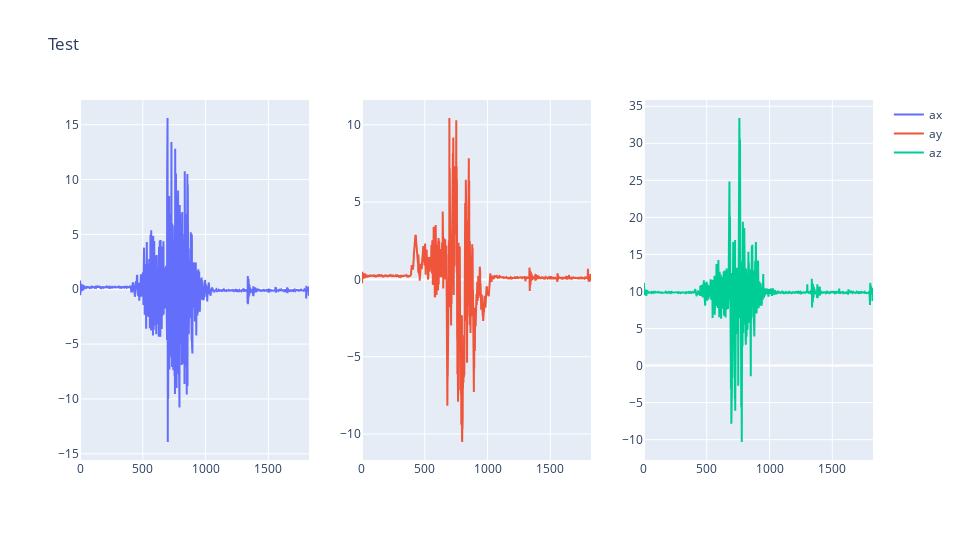

Notebook code for this chart:
### Code cell
fig = triple_graph(acc_data[["ax", "ay", "az"]])
fig.write_html("data_analysis_acc_2.html", full_html=False, include_plotlyjs="cdn")
fig.show()

### Figure 1 — Plotly figure (JSON) as saved in the notebook; plotly's stock layout.template omitted (floating-point values rounded to 4 significant figures; data arrays with more than 128 entries replaced by an {"elided": "..."} marker saying what was removed)
{"data": [{"name": "ax", "type": "scatter", "x": {"elided": "1825 int values"}, "xaxis": "x", "y": {"elided": "1825 float values"}, "yaxis": "y"}, {"name": "ay", "type": "scatter", "x": {"elided": "1825 int values"}, "xaxis": "x2", "y": {"elided": "1825 float values"}, "yaxis": "y2"}, {"name": "az", "type": "scatter", "x": {"elided": "1825 int values"}, "xaxis": "x3", "y": {"elided": "1825 float values"}, "yaxis": "y3"}], "layout": {"height": 540, "title": {"text": "Test"}, "width": 960, "xaxis": {"anchor": "y", "domain": [0, 0.2889]}, "xaxis2": {"anchor": "y2", "domain": [0.3556, 0.6444]}, "xaxis3": {"anchor": "y3", "domain": [0.7111, 1]}, "yaxis": {"anchor": "x", "domain": [0, 1]}, "yaxis2": {"anchor": "x2", "domain": [0, 1]}, "yaxis3": {"anchor": "x3", "domain": [0, 1]}}}
